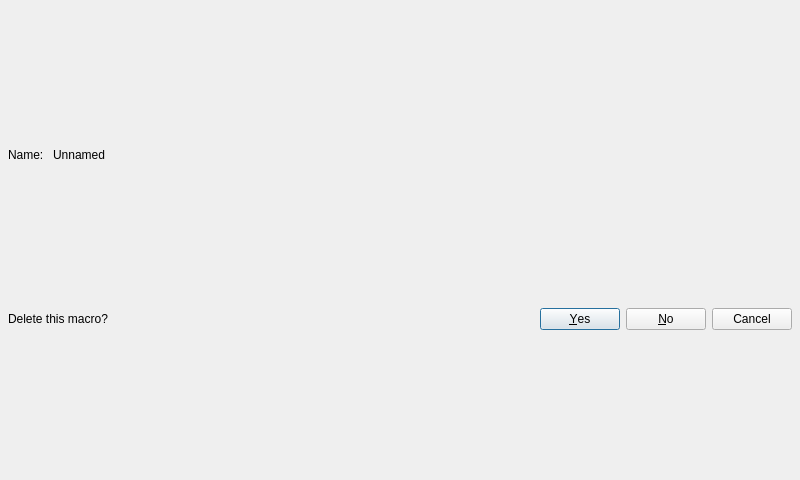
<?xml version="1.0" encoding="UTF-8"?>
<ui version="4.0">
 <class>PIRDeleteMacroDialog</class>
 <widget class="QDialog" name="PIRDeleteMacroDialog">
  <property name="geometry">
   <rect>
    <x>0</x>
    <y>0</y>
    <width>800</width>
    <height>480</height>
   </rect>
  </property>
  <property name="windowTitle">
   <string>Delete Macro</string>
  </property>
  <layout class="QVBoxLayout" name="verticalLayout">
   <property name="margin">
    <number>8</number>
   </property>
   <item>
    <layout class="QHBoxLayout" name="horizontalLayout">
     <item>
      <widget class="QLabel" name="prefixLabel">
       <property name="sizePolicy">
        <sizepolicy hsizetype="Fixed" vsizetype="Fixed">
         <horstretch>0</horstretch>
         <verstretch>0</verstretch>
        </sizepolicy>
       </property>
       <property name="text">
        <string>Name: </string>
       </property>
      </widget>
     </item>
     <item>
      <widget class="QLabel" name="macroNameLabel">
       <property name="sizePolicy">
        <sizepolicy hsizetype="Preferred" vsizetype="Fixed">
         <horstretch>0</horstretch>
         <verstretch>0</verstretch>
        </sizepolicy>
       </property>
       <property name="text">
        <string>Unnamed</string>
       </property>
      </widget>
     </item>
    </layout>
   </item>
   <item>
    <layout class="QHBoxLayout" name="horizontalLayout_2">
     <item>
      <widget class="QLabel" name="questionLabel">
       <property name="sizePolicy">
        <sizepolicy hsizetype="Fixed" vsizetype="Fixed">
         <horstretch>0</horstretch>
         <verstretch>0</verstretch>
        </sizepolicy>
       </property>
       <property name="text">
        <string>Delete this macro?</string>
       </property>
      </widget>
     </item>
     <item>
      <widget class="QDialogButtonBox" name="buttonBox">
       <property name="orientation">
        <enum>Qt::Horizontal</enum>
       </property>
       <property name="standardButtons">
        <set>QDialogButtonBox::Cancel|QDialogButtonBox::No|QDialogButtonBox::Yes</set>
       </property>
      </widget>
     </item>
    </layout>
   </item>
  </layout>
 </widget>
 <resources/>
 <connections>
  <connection>
   <sender>buttonBox</sender>
   <signal>accepted()</signal>
   <receiver>PIRDeleteMacroDialog</receiver>
   <slot>accept()</slot>
   <hints>
    <hint type="sourcelabel">
     <x>248</x>
     <y>254</y>
    </hint>
    <hint type="destinationlabel">
     <x>157</x>
     <y>274</y>
    </hint>
   </hints>
  </connection>
  <connection>
   <sender>buttonBox</sender>
   <signal>rejected()</signal>
   <receiver>PIRDeleteMacroDialog</receiver>
   <slot>reject()</slot>
   <hints>
    <hint type="sourcelabel">
     <x>316</x>
     <y>260</y>
    </hint>
    <hint type="destinationlabel">
     <x>286</x>
     <y>274</y>
    </hint>
   </hints>
  </connection>
 </connections>
</ui>
